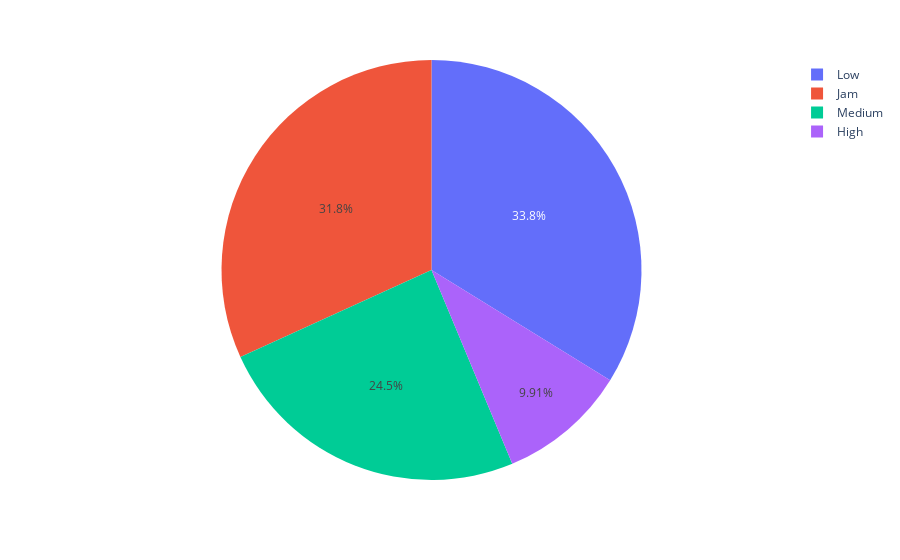

This figure's notebook cell:
### Markdown cell above
**3.Distribuição dos pedidos por tipo de tráfego**

### Code cell
# contagem da coluna ID agrupado por Road_traffic_density e cálculo da sua representação porcentual
df_aux = df.loc[:, ['ID', 'Road_traffic_density']].groupby('Road_traffic_density').count().reset_index()

# criação da coluna porcentual
df_aux['Traffic_density_percent'] = df_aux['ID'] / df_aux['ID'].sum()

# plot
px.pie(df_aux, values='Traffic_density_percent', names='Road_traffic_density')

### Figure 1 — Plotly figure (JSON) as saved in the notebook; plotly's stock layout.template omitted (floating-point values rounded to 4 significant figures)
{"data": [{"domain": {"x": [0, 1], "y": [0, 1]}, "hovertemplate": "Road_traffic_density=%{label}<br>Traffic_density_percent=%{value}<extra></extra>", "labels": ["High", "Jam", "Low", "Medium"], "legendgroup": "", "name": "", "showlegend": true, "type": "pie", "values": [0.09911, 0.3181, 0.3381, 0.2448]}], "layout": {"legend": {"tracegroupgap": 0}, "margin": {"t": 60}}}
